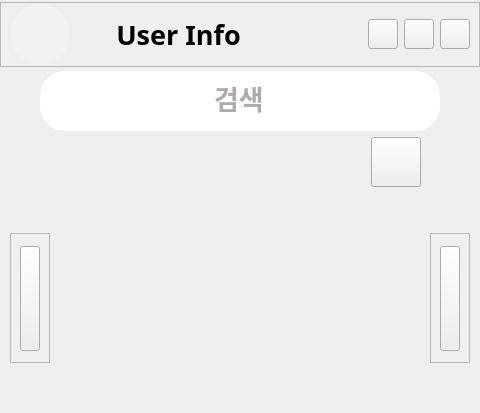
      <widget class="QWidget" name="main">
       <layout class="QVBoxLayout" name="verticalLayout_2">
        <property name="leftMargin">
         <number>0</number>
        </property>
        <property name="topMargin">
         <number>0</number>
        </property>
        <property name="rightMargin">
         <number>0</number>
        </property>
        <property name="bottomMargin">
         <number>0</number>
        </property>
        <item>
         <widget class="QFrame" name="mainbar">
          <property name="sizePolicy">
           <sizepolicy hsizetype="Expanding" vsizetype="Fixed">
            <horstretch>0</horstretch>
            <verstretch>0</verstretch>
           </sizepolicy>
          </property>
          <property name="minimumSize">
           <size>
            <width>0</width>
            <height>65</height>
           </size>
          </property>
          <property name="maximumSize">
           <size>
            <width>16777215</width>
            <height>60</height>
           </size>
          </property>
          <property name="frameShape">
           <enum>QFrame::StyledPanel</enum>
          </property>
          <property name="frameShadow">
           <enum>QFrame::Raised</enum>
          </property>
          <layout class="QHBoxLayout" name="horizontalLayout_4">
           <property name="topMargin">
            <number>0</number>
           </property>
           <property name="bottomMargin">
            <number>0</number>
           </property>
           <item>
            <widget class="QLabel" name="mainProfile">
             <property name="sizePolicy">
              <sizepolicy hsizetype="Fixed" vsizetype="Fixed">
               <horstretch>0</horstretch>
               <verstretch>0</verstretch>
              </sizepolicy>
             </property>
             <property name="minimumSize">
              <size>
               <width>60</width>
               <height>60</height>
              </size>
             </property>
             <property name="maximumSize">
              <size>
               <width>60</width>
               <height>60</height>
              </size>
             </property>
             <property name="styleSheet">
              <string notr="true">border-radius: 30px;
background-color: rgb(242, 242, 242);
</string>
             </property>
             <property name="text">
              <string/>
             </property>
            </widget>
           </item>
           <item>
            <spacer name="mainLeftSpacer">
             <property name="orientation">
              <enum>Qt::Horizontal</enum>
             </property>
             <property name="sizeType">
              <enum>QSizePolicy::Fixed</enum>
             </property>
             <property name="sizeHint" stdset="0">
              <size>
               <width>40</width>
               <height>20</height>
              </size>
             </property>
            </spacer>
           </item>
           <item>
            <widget class="QPushButton" name="mainUserInfo">
             <property name="minimumSize">
              <size>
               <width>0</width>
               <height>40</height>
              </size>
             </property>
             <property name="font">
              <font>
               <family>나눔고딕</family>
               <pointsize>20</pointsize>
               <weight>75</weight>
               <bold>true</bold>
              </font>
             </property>
             <property name="styleSheet">
              <string notr="true">QPushButton{
border: 0px;
color: rgb(0, 0, 0);
}
QPushButton:hover{
border: 0px;
color: rgb(157, 157, 157);
}
QPushButton:pressed{
color: rgb(168, 191, 211);
}</string>
             </property>
             <property name="text">
              <string>User Info</string>
             </property>
            </widget>
           </item>
           <item>
            <spacer name="mainMidSpacer">
             <property name="orientation">
              <enum>Qt::Horizontal</enum>
             </property>
             <property name="sizeHint" stdset="0">
              <size>
               <width>40</width>
               <height>0</height>
              </size>
             </property>
            </spacer>
           </item>
           <item>
            <widget class="QPushButton" name="mainMinimize">
             <property name="sizePolicy">
              <sizepolicy hsizetype="Fixed" vsizetype="Fixed">
               <horstretch>0</horstretch>
               <verstretch>0</verstretch>
              </sizepolicy>
             </property>
             <property name="minimumSize">
              <size>
               <width>30</width>
               <height>30</height>
              </size>
             </property>
             <property name="maximumSize">
              <size>
               <width>30</width>
               <height>30</height>
              </size>
             </property>
             <property name="styleSheet">
              <string notr="true">QPushButton{
border-image: url(:/windowButton/minimizeDefault.PNG);
}
QPushButton:hover{
border-image: url(:/windowButton/minimizeHover.png);
}
QPushButton:pressed{
border-image: url(:/windowButton/minimizePressed.png);
}
</string>
             </property>
             <property name="text">
              <string/>
             </property>
            </widget>
           </item>
           <item>
            <widget class="QPushButton" name="mainMaximize">
             <property name="sizePolicy">
              <sizepolicy hsizetype="Fixed" vsizetype="Fixed">
               <horstretch>0</horstretch>
               <verstretch>0</verstretch>
              </sizepolicy>
             </property>
             <property name="minimumSize">
              <size>
               <width>30</width>
               <height>30</height>
              </size>
             </property>
             <property name="maximumSize">
              <size>
               <width>30</width>
               <height>30</height>
              </size>
             </property>
             <property name="styleSheet">
              <string notr="true">QPushButton{
border-image: url(:/windowButton/maximizeDefault.PNG);
}
QPushButton:hover{
border-image: url(:/windowButton/maximizeHover.png);
}
QPushButton:pressed{
border-image: url(:/windowButton/maximizePressed.png);
}
</string>
             </property>
             <property name="text">
              <string/>
             </property>
            </widget>
           </item>
           <item>
            <widget class="QPushButton" name="mainClose">
             <property name="sizePolicy">
              <sizepolicy hsizetype="Fixed" vsizetype="Fixed">
               <horstretch>0</horstretch>
               <verstretch>0</verstretch>
              </sizepolicy>
             </property>
             <property name="minimumSize">
              <size>
               <width>30</width>
               <height>30</height>
              </size>
             </property>
             <property name="maximumSize">
              <size>
               <width>30</width>
               <height>30</height>
              </size>
             </property>
             <property name="styleSheet">
              <string notr="true">QPushButton{
border-image: url(:/windowButton/closeDefault.PNG);
}
QPushButton:hover{
border-image: url(:/windowButton/closeHover.png);
}
QPushButton:pressed{
border-image: url(:/windowButton/closePressed.png);
}
</string>
             </property>
             <property name="text">
              <string/>
             </property>
            </widget>
           </item>
          </layout>
         </widget>
        </item>
        <item>
         <layout class="QHBoxLayout" name="searchRoomFrame">
          <item>
           <spacer name="searchRoomLeftSpacer">
            <property name="orientation">
             <enum>Qt::Horizontal</enum>
            </property>
            <property name="sizeHint" stdset="0">
             <size>
              <width>40</width>
              <height>20</height>
             </size>
            </property>
           </spacer>
          </item>
          <item>
           <widget class="QLineEdit" name="searchRoom">
            <property name="sizePolicy">
             <sizepolicy hsizetype="Minimum" vsizetype="Fixed">
              <horstretch>0</horstretch>
              <verstretch>0</verstretch>
             </sizepolicy>
            </property>
            <property name="minimumSize">
             <size>
              <width>400</width>
              <height>60</height>
             </size>
            </property>
            <property name="font">
             <font>
              <family>나눔고딕</family>
              <pointsize>20</pointsize>
              <weight>75</weight>
              <bold>true</bold>
             </font>
            </property>
            <property name="styleSheet">
             <string notr="true">border-radius: 25px;
color: rgb(175, 171, 171);
background-color: rgb(255, 255, 255);</string>
            </property>
            <property name="text">
             <string>검색</string>
            </property>
            <property name="alignment">
             <set>Qt::AlignCenter</set>
            </property>
           </widget>
          </item>
          <item>
           <spacer name="serarchRoomRightSpacer">
            <property name="orientation">
             <enum>Qt::Horizontal</enum>
            </property>
            <property name="sizeHint" stdset="0">
             <size>
              <width>40</width>
              <height>20</height>
             </size>
            </property>
           </spacer>
          </item>
         </layout>
        </item>
        <item>
         <widget class="QFrame" name="addRoomFrame">
          <property name="sizePolicy">
           <sizepolicy hsizetype="Preferred" vsizetype="Minimum">
            <horstretch>0</horstretch>
            <verstretch>0</verstretch>
           </sizepolicy>
          </property>
          <property name="minimumSize">
           <size>
            <width>0</width>
            <height>50</height>
           </size>
          </property>
          <property name="maximumSize">
           <size>
            <width>16777215</width>
            <height>16777215</height>
           </size>
          </property>
          <layout class="QHBoxLayout" name="horizontalLayout_6">
           <property name="topMargin">
            <number>0</number>
           </property>
           <property name="bottomMargin">
            <number>0</number>
           </property>
           <item>
            <spacer name="addRoomLeftSpacer">
             <property name="orientation">
              <enum>Qt::Horizontal</enum>
             </property>
             <property name="sizeHint" stdset="0">
              <size>
               <width>40</width>
               <height>20</height>
              </size>
             </property>
            </spacer>
           </item>
           <item>
            <widget class="QPushButton" name="addRoom">
             <property name="sizePolicy">
              <sizepolicy hsizetype="Minimum" vsizetype="Minimum">
               <horstretch>0</horstretch>
               <verstretch>0</verstretch>
              </sizepolicy>
             </property>
             <property name="minimumSize">
              <size>
               <width>50</width>
               <height>50</height>
              </size>
             </property>
             <property name="styleSheet">
              <string notr="true">QPushButton{
border-image: url(:/addButton/roomAddDefault.PNG);
}
QPushButton:hover{
border-image: url(:/addButton/roomAddHover.PNG);
}
QPushButton:pressed{
border-image: url(:/addButton/roomAddPressed.png);
}</string>
             </property>
             <property name="text">
              <string/>
             </property>
            </widget>
           </item>
           <item>
            <spacer name="addRoomRightSpacer">
             <property name="orientation">
              <enum>Qt::Horizontal</enum>
             </property>
             <property name="sizeType">
              <enum>QSizePolicy::Fixed</enum>
             </property>
             <property name="sizeHint" stdset="0">
              <size>
               <width>50</width>
               <height>20</height>
              </size>
             </property>
            </spacer>
           </item>
          </layout>
         </widget>
        </item>
        <item>
         <layout class="QGridLayout" name="roomList">
          <property name="leftMargin">
           <number>10</number>
          </property>
          <property name="topMargin">
           <number>0</number>
          </property>
          <property name="rightMargin">
           <number>10</number>
          </property>
          <property name="bottomMargin">
           <number>0</number>
          </property>
          <property name="spacing">
           <number>10</number>
          </property>
          <item row="2" column="0">
           <widget class="QFrame" name="left">
            <property name="sizePolicy">
             <sizepolicy hsizetype="Fixed" vsizetype="Preferred">
              <horstretch>0</horstretch>
              <verstretch>0</verstretch>
             </sizepolicy>
            </property>
            <property name="maximumSize">
             <size>
              <width>40</width>
              <height>16777215</height>
             </size>
            </property>
            <property name="frameShape">
             <enum>QFrame::StyledPanel</enum>
            </property>
            <property name="frameShadow">
             <enum>QFrame::Raised</enum>
            </property>
            <layout class="QVBoxLayout" name="verticalLayout_3">
             <item>
              <spacer name="leftUpspacer">
               <property name="orientation">
                <enum>Qt::Vertical</enum>
               </property>
               <property name="sizeType">
                <enum>QSizePolicy::Expanding</enum>
               </property>
               <property name="sizeHint" stdset="0">
                <size>
                 <width>0</width>
                 <height>0</height>
                </size>
               </property>
              </spacer>
             </item>
             <item>
              <widget class="QPushButton" name="goLeft">
               <property name="sizePolicy">
                <sizepolicy hsizetype="Fixed" vsizetype="Minimum">
                 <horstretch>0</horstretch>
                 <verstretch>0</verstretch>
                </sizepolicy>
               </property>
               <property name="minimumSize">
                <size>
                 <width>20</width>
                 <height>105</height>
                </size>
               </property>
               <property name="maximumSize">
                <size>
                 <width>20</width>
                 <height>16777215</height>
                </size>
               </property>
               <property name="sizeIncrement">
                <size>
                 <width>0</width>
                 <height>0</height>
                </size>
               </property>
               <property name="layoutDirection">
                <enum>Qt::LeftToRight</enum>
               </property>
               <property name="autoFillBackground">
                <bool>false</bool>
               </property>
               <property name="styleSheet">
                <string notr="true">QPushButton{
	border-image: url(:/slideButton/leftSlideDefault.PNG);
}
QPushButton:hover{
	border-image: url(:/slideButton/leftSlideHover.PNG);
}
QPushButton:pressed{
border-image: url(:/slideButton/leftSlidePressed.png);
}</string>
               </property>
               <property name="text">
                <string/>
               </property>
               <property name="iconSize">
                <size>
                 <width>20</width>
                 <height>20</height>
                </size>
               </property>
              </widget>
             </item>
             <item>
              <spacer name="leftDownSpacer">
               <property name="orientation">
                <enum>Qt::Vertical</enum>
               </property>
               <property name="sizeType">
                <enum>QSizePolicy::Expanding</enum>
               </property>
               <property name="sizeHint" stdset="0">
                <size>
                 <width>0</width>
                 <height>0</height>
                </size>
               </property>
              </spacer>
             </item>
            </layout>
           </widget>
          </item>
          <item row="3" column="0">
           <spacer name="roomListLeftSpacer">
            <property name="orientation">
             <enum>Qt::Vertical</enum>
            </property>
            <property name="sizeHint" stdset="0">
             <size>
              <width>20</width>
              <height>40</height>
             </size>
            </property>
           </spacer>
          </item>
          <item row="1" column="4">
           <spacer name="roomListRightSpacer">
            <property name="orientation">
             <enum>Qt::Vertical</enum>
            </property>
            <property name="sizeHint" stdset="0">
             <size>
              <width>20</width>
              <height>40</height>
             </size>
            </property>
           </spacer>
          </item>
          <item row="5" column="3">
           <spacer name="mainDownSpacer">
            <property name="orientation">
             <enum>Qt::Vertical</enum>
            </property>
            <property name="sizeType">
             <enum>QSizePolicy::Fixed</enum>
            </property>
            <property name="sizeHint" stdset="0">
             <size>
              <width>20</width>
              <height>10</height>
             </size>
            </property>
           </spacer>
          </item>
          <item row="2" column="4">
           <widget class="QFrame" name="right">
            <property name="sizePolicy">
             <sizepolicy hsizetype="Fixed" vsizetype="Preferred">
              <horstretch>0</horstretch>
              <verstretch>0</verstretch>
             </sizepolicy>
            </property>
            <property name="maximumSize">
             <size>
              <width>40</width>
              <height>16777215</height>
             </size>
            </property>
            <property name="frameShape">
             <enum>QFrame::StyledPanel</enum>
            </property>
            <property name="frameShadow">
             <enum>QFrame::Raised</enum>
            </property>
            <layout class="QVBoxLayout" name="verticalLayout_4">
             <item>
              <spacer name="rightUpSpacer">
               <property name="orientation">
                <enum>Qt::Vertical</enum>
               </property>
               <property name="sizeHint" stdset="0">
                <size>
                 <width>0</width>
                 <height>3</height>
                </size>
               </property>
              </spacer>
             </item>
             <item>
              <widget class="QPushButton" name="goRight">
               <property name="sizePolicy">
                <sizepolicy hsizetype="Fixed" vsizetype="Minimum">
                 <horstretch>0</horstretch>
                 <verstretch>0</verstretch>
                </sizepolicy>
               </property>
               <property name="minimumSize">
                <size>
                 <width>20</width>
                 <height>105</height>
                </size>
               </property>
               <property name="maximumSize">
                <size>
                 <width>20</width>
                 <height>16777215</height>
                </size>
               </property>
               <property name="styleSheet">
                <string notr="true">QPushButton{
border-image: url(:/slideButton/rightSlideDefault.PNG);
}
QPushButton:hover{
border-image: url(:/slideButton/rightSlideHover.PNG);
}
QPushButton:pressed{
border-image: url(:/slideButton/rightSlidePressed.png);
}</string>
               </property>
               <property name="text">
                <string/>
               </property>
              </widget>
             </item>
             <item>
              <spacer name="rightDownSpacer">
               <property name="orientation">
                <enum>Qt::Vertical</enum>
               </property>
               <property name="sizeHint" stdset="0">
                <size>
                 <width>0</width>
                 <height>2</height>
                </size>
               </property>
              </spacer>
             </item>
            </layout>
           </widget>
          </item>
          <item row="4" column="3">
           <spacer name="roomListRightSpacer_2">
            <property name="orientation">
             <enum>Qt::Horizontal</enum>
            </property>
            <property name="sizeHint" stdset="0">
             <size>
              <width>40</width>
              <height>0</height>
             </size>
            </property>
           </spacer>
          </item>
          <item row="4" column="2">
           <spacer name="roomListLeftSpacer_2">
            <property name="orientation">
             <enum>Qt::Horizontal</enum>
            </property>
            <property name="sizeHint" stdset="0">
             <size>
              <width>40</width>
              <height>0</height>
             </size>
            </property>
           </spacer>
          </item>
         </layout>
        </item>
       </layout>
      </widget>
